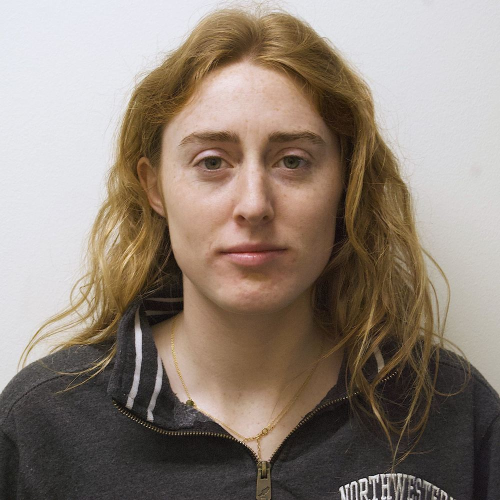
#> input picture Q5/EECS 332 - Computer Vision/MP_4/mp4_images/1.jpg, 1000 x 1000 px (shown at 1/2 size); its folder holds 4 pictures in this run
$ python main.py
#> lines starting #> are read from the running program, lines starting #| are printed output that depends on the picture; pictures that were not available may be replaced by others from this repository, and a replacement may not be noted
import numpy as np
import matplotlib.pyplot as plt
import math

from scipy.stats import gaussian_kde
from PIL import Image

######################
# FUNCTION DEFINITIONS

def cr(num,l,r,t,b,):
#> called with num = 1, l = 370, r = 620, t = 350, b = 800
    img = Image.open('mp4_images/' + str(num) + '.jpg')
#> img is the input picture: PIL image 1000x1000 RGB; mean R, G, B 143.6, 130.5, 119.4
    img = img.crop((l,t,r,b))
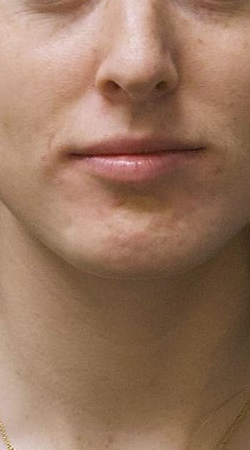
#> img: PIL image 250x450 RGB; mean R, G, B 152, 117.1, 94.3
    return img

# here I crop each of my training images
im1 = cr(1,370,620,350,800)
im2 = cr(2,380,620,350,790)
#> call 2 of cr, with num = 2, l = 380, r = 620, t = 350, b = 790
#> in cr (call 2), `img = img.crop((l,t,r,b))`:
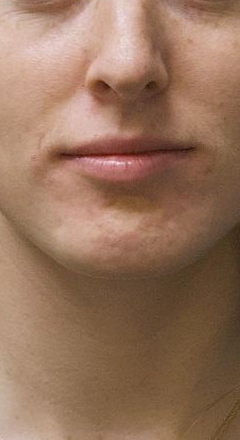
#> img: PIL image 240x440 RGB; mean R, G, B 150, 114.9, 92.1
im3 = cr(3,400,660,380,810)
#> call 3 of cr, with num = 3, l = 400, r = 660, t = 380, b = 810
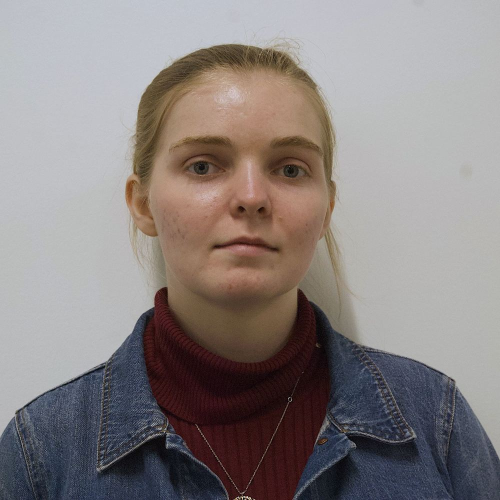
#> input picture Q5/EECS 332 - Computer Vision/MP_4/mp4_images/10.jpg, 1000 x 1000 px, given in place of 3.jpg, which was not available (shown at 1/2 size)
#> in cr, img is the input picture: PIL image 1000x1000 RGB; mean R, G, B 137.8, 130.4, 129.4
#> in cr (call 3), `img = img.crop((l,t,r,b))`:
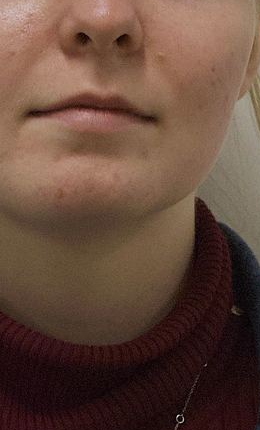
#> img: PIL image 260x430 RGB; mean R, G, B 101.4, 73.6, 60
im4 = cr(4,370,610,380,790)
#> call 4 of cr, with num = 4, l = 370, r = 610, t = 380, b = 790
#> in cr (call 4), `img = img.crop((l,t,r,b))`:
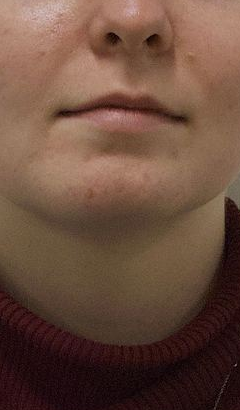
#> img: PIL image 240x410 RGB; mean R, G, B 107.2, 77.2, 61.9
#> (the run stopped early here; a loop or call above may not have finished)
